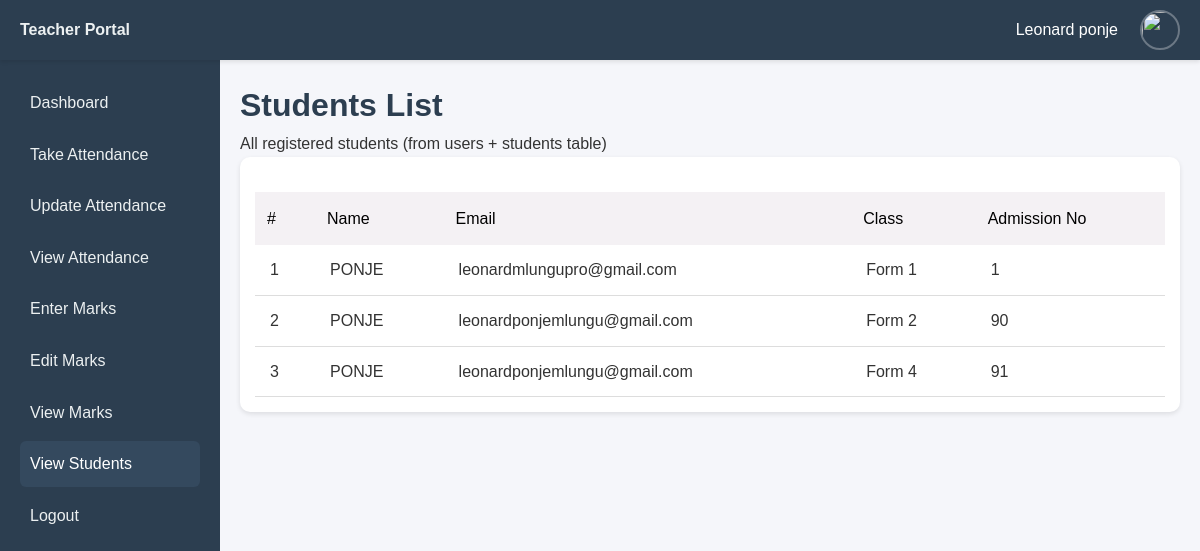
The page /teacher/students/view_students.php (signed in) on the database its author committed.
### tables this page shows
CREATE TABLE IF NOT EXISTS `students` (
  `student_id` int NOT NULL AUTO_INCREMENT,
  `user_id` int NOT NULL,
  `admission_number` varchar(20) DEFAULT NULL,
  `class_id` int DEFAULT NULL,
  `gender` varchar(10) DEFAULT NULL,
  `date_of_birth` date DEFAULT NULL,
  `phone` varchar(20) DEFAULT NULL,
  PRIMARY KEY (`student_id`),
  UNIQUE KEY `admission_number` (`admission_number`),
  KEY `user_id` (`user_id`),
  KEY `class_id` (`class_id`)
);

CREATE TABLE IF NOT EXISTS `users` (
  `user_id` int NOT NULL AUTO_INCREMENT,
  `name` varchar(100) NOT NULL,
  `username` varchar(50) NOT NULL,
  `password` varchar(255) NOT NULL,
  `role` enum('admin','teacher','student') NOT NULL,
  `email` varchar(100) DEFAULT NULL,
  `phone` varchar(20) DEFAULT NULL,
  `created_at` timestamp NULL DEFAULT CURRENT_TIMESTAMP,
  `profile_image` varchar(255) DEFAULT 'default.png',
  `last_login` datetime DEFAULT NULL,
  PRIMARY KEY (`user_id`),
  UNIQUE KEY `username` (`username`)
);

CREATE TABLE IF NOT EXISTS `classes` (
  `class_id` int NOT NULL AUTO_INCREMENT,
  `class_name` varchar(50) NOT NULL,
  `class_teacher` int DEFAULT NULL,
  PRIMARY KEY (`class_id`),
  KEY `class_teacher` (`class_teacher`)
);

### teacher/students/view_students.php (the view, shortened to what this page needs)
<?php
include("../../config/database.php");
$students = mysqli_query($conn, "
    SELECT
        u.user_id,
        u.name,
        u.email,
        s.student_id,
        s.admission_number,
        c.class_name
    FROM users u
    INNER JOIN students s ON u.user_id = s.user_id
    LEFT JOIN classes c ON s.class_id = c.class_id
    WHERE u.role = 'student'
    ORDER BY c.class_name, u.name ASC
");
?>
<!DOCTYPE html>
<html lang="en">
<head>
<link rel="stylesheet" href="../../assets/css/style.css" />
</head>
<body>
<div class="topbar" style="display:flex; justify-content:space-between; align-items:center; padding:10px 20px; background:#2c3e50; color:#fff; box-shadow:0 2px 4px rgba(0,0,0,0.1); height:60px;">
    <div><b style="color:#ecf0f1;">Teacher Portal</b></div>
    <div class="profile" style="display:flex; align-items:center;">
        <span style="margin-right:10px;"><?php echo htmlspecialchars($_SESSION['name']); ?></span>
        <img src="../../assets/images/default.png" style="width:40px; height:40px; border-radius:50%; object-fit:cover;">
    </div>
</div>
<div class="layout" style="display:flex; min-height: calc(100vh - 50px);">
<div class="sidebar" style="width:220px; background:#2c3e50; color:#ecf0f1; padding:20px;">
    <a href="../dashboard.php" style="display:block; padding:10px; color:#ecf0f1; text-decoration:none;">Dashboard</a>
    <a href="../attendance/take_attendance.php" style="display:block; padding:10px; color:#ecf0f1; text-decoration:none;">Take Attendance</a>
    <a href="../attendance/update_attendance.php" style="display:block; padding:10px; color:#ecf0f1; text-decoration:none;">Update Attendance</a>
    <a href="../attendance/view_attendance.php" style="display:block; padding:10px; color:#ecf0f1; text-decoration:none;">View Attendance</a>
    <a href="../assessments/enter_marks.php" style="display:block; padding:10px; color:#ecf0f1; text-decoration:none;">Enter Marks</a>
    <a href="../assessments/edit_marks.php" style="display:block; padding:10px; color:#ecf0f1; text-decoration:none;">Edit Marks</a>
    <a href="../assessments/view_marks.php" style="display:block; padding:10px; color:#ecf0f1; text-decoration:none;">View Marks</a>
    <a href="view_students.php" class="active" style="display:block; padding:10px; background:#34495e; color:#fff; text-decoration:none;">View Students</a>
    <a href="../../includes/logout.php" style="display:block; padding:10px; color:#ecf0f1; text-decoration:none;">Logout</a>
</div>
<div class="main" style="flex:1; padding:20px;">
    <h1>Students List</h1>
    <p>All registered students (from users + students table)</p>
    <div class="card" style="overflow-x:auto;">
        <table>
            <thead>
                <tr>
                    <th>#</th>
                    <th>Name</th>
                    <th>Email</th>
                    <th>Class</th>
                    <th>Admission No</th>
                </tr>
            </thead>
            <tbody>
                <?php
                $i = 1;
                while($row = mysqli_fetch_assoc($students)){
                ?>
                <tr>
                    <td><?php echo $i++; ?></td>
                    <td><?php echo htmlspecialchars($row['name']); ?></td>
                    <td><?php echo htmlspecialchars($row['email']); ?></td>
                    <td><?php echo htmlspecialchars($row['class_name'] ?? 'N/A'); ?></td>
                    <td><?php echo htmlspecialchars($row['admission_number'] ?? 'N/A'); ?></td>
                </tr>
                <?php } ?>
            </tbody>
        </table>
    </div>
</div>
</div>
</body>
</html>

### assets/css/style.css (style rules this page uses)
* { margin: 0; padding: 0; box-sizing: border-box; font-family: sans-serif; }
body { background: #f5f6fa; color: #1f2d3d; line-height: 1.6; }
.topbar { background: #2c3e50; color: white; padding: 14px 20px; display: flex; justify-content: space-between; align-items: center; position: sticky; top: 0; z-index: 1000; }
.profile { display: flex; align-items: center; gap: 10px; }
.profile img { width: 38px; height: 38px; border-radius: 50%; object-fit: cover; }
.layout { display: flex; min-height: calc(100vh - 60px); }
.sidebar { width: 240px; background: #34495e; padding: 15px; display: flex; flex-direction: column; gap: 6px; }
.sidebar a { padding: 12px 14px; color: #ecf0f1; text-decoration: none; border-radius: 6px; display: block; transition: 0.2s; }
.main { flex: 1; padding: 25px; }
.card { background: #fff; padding: 15px; border-radius: 10px; box-shadow: 0 2px 5px rgba(0,0,0,0.1); }
:root { --primary: #2c3e50; --primary-dark: #1f2a36; }
* { margin: 0; padding: 0; box-sizing: border-box; }
body { font-family: 'Segoe UI', Tahoma, Geneva, Verdana, sans-serif; background: #f5f6fa; color: #333; }
.topbar { background: var(--primary); color: white; padding: 16px 25px; display: flex; justify-content: space-between; align-items: center; box-shadow: 0 2px 10px rgba(0,0,0,0.1); }
.profile { display: flex; align-items: center; gap: 12px; }
.profile img { width: 38px; height: 38px; border-radius: 50%; border: 2px solid rgba(255,255,255,0.3); }
.layout { display: flex; min-height: calc(100vh - 70px); }
.sidebar { width: 260px; background: #34495e; padding: 20px 0; color: white; }
.sidebar a { display: block; padding: 14px 25px; color: white; text-decoration: none; transition: all 0.3s; }
.sidebar a:hover, .sidebar a.active { background: rgba(255,255,255,0.15); padding-left: 30px; }
.main { flex: 1; padding: 30px; }
table { width: 100%; border-collapse: collapse; margin-top: 10px; }
th { background: var(--primary); color: white; padding: 14px 12px; text-align: left; font-weight: 500; }
td { padding: 12px; border-bottom: 1px solid #eee; }

### teacher/students/view_students.php (style rules this page uses)
h1 { color: #2c3e50; }
table { width: 100%; border-collapse: collapse; margin-top: 20px; }
thead { background: #f4f1f4; color: black; padding: 14px 12px; text-align: left; font-weight: 500; }
thead th { background: #f4f1f4; color: black; padding: 14px 12px; text-align: left; font-weight: 500; }
tbody td { padding: 12px 15px; border-bottom: 1px solid #ddd; }

### rows shown on the page
students: user.name "PONJE", user.email "leonardmlungupro@gmail.com", class.class_name "Form 1", admission_number "1"
students: user.name "PONJE", user.email "leonardponjemlungu@gmail.com", class.class_name "Form 2", admission_number "90"
students: user.name "PONJE", user.email "leonardponjemlungu@gmail.com", class.class_name "Form 4", admission_number "91"

### other values the page prints
$_SESSION['name'] "Leonard ponje"
